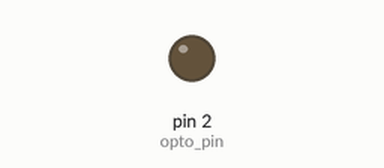
Recording of a sketch running on a simulated Arduino Uno, built with avr-gcc and run on an emulated ATmega328P. Parts: output pins drawn as LEDs (lit = HIGH). Pins used as bus, display or sensor lines are not drawn; what the sketch prints to the serial monitor is not drawn.

Above: at 1.55 s.
At 35.23 s:
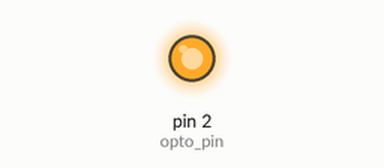
Timing chart, 0 to 37.1 s (numbered marks = the images above):
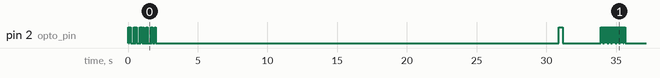

The sketch:

square_waves_opto_v2.ino
```cpp
// Version 2 uses a counter-based system to make sure there is no overlap between photometry and opto pulses

const float modifier = 1.027;

const byte ptm_pin = 0; // 0
const byte opto_pin = 2; // 2

// *Everything below is operating on a 50 Hz cycle.*
// In each cycle, it goes: pre-spacer (I) -> photometry pulse (II) -> post-spacer (III) -> opto pulse (IV)
// Master cycle time
const unsigned long CYCLETIME = 20 * 1000 * modifier; // in micro secs

// MODE variable
byte MASTER_MODE = 0;

// Photometry
// On for A1 milliseconds every 20 milliseconds (duty cycle = A1/20)
const unsigned long ptm_pulsewidth = 6 * 1000 * modifier; // in micro secs (A1)
const unsigned long ptm_spacer = 2 * 1000 * modifier; // in micro secs. This occurs before and after each photometry pulse. This number should be (10 - A1) / 2;

// Opto (10 ms pulses)
// On for 10 milliseconds every B2 * 20 milliseconds (duty cycle = 10 / B2 / 20)
const unsigned long opto_per = 5; // in the number of 50 Hz cycles (B2). Can be set to 1, 2, 5, 10, 25, 50. Frequency is 50 / B2.

// Train for opto
// Train is on for A3 / (50 / B2) milliseconds every B3 millieseconds (duty cycle = A3 / (50 / B2) / B3)
const byte opto_pulses_per_train = 50; // in the number of pulses (A3). Train length is A3 / (50 / B2).
const unsigned long train_cycletime = 30 * 1000 * modifier; // in milli secs (B3)

// Counters
// Using a counter system instead of mod for trains since arduino cannot handle large number mods.
byte train_counter = 0;
byte opto_counter = 0;
unsigned long opto_spacer_counter = 0;


// Time variables
unsigned long t0, tnow, t0_train, tnow_train;
unsigned long t_debug;

// opto/photometry switch
bool opto = true;
bool ptm = false;

void setup() {
  // put your setup code here, to run once:
  pinMode(ptm_pin, OUTPUT);
  pinMode(opto_pin, OUTPUT);

  // Define t 0
  t0 = micros();
  t0_train = millis();

  // Debug
  Serial.begin(9600);
  t_debug = micros();
}

void loop() {
  t_debug = micros();
  // Figure out where we are in a cycle
  tnow = (micros() - t0) % CYCLETIME; // In micro seconds
  tnow_train = millis() - t0_train; // in milli seconds

  if (tnow <= ptm_spacer){
    // If in the pre-spacer range (I), turn off opto stim if on.
    MASTER_MODE = 1;
  }
  else if (tnow <= (ptm_spacer + ptm_pulsewidth)){
    // If in the photometry range (II), turn on photometry if off.
    // Also advance opto spacer counter.
    MASTER_MODE = 2;
  }
  else if (tnow <= (ptm_spacer * 2 + ptm_pulsewidth)){
    // If in the post-spacer range (III), turn off photometry if on
    MASTER_MODE = 3;
  }
  else{
    // If in the opto range (IV)
    MASTER_MODE = 4;
  }

  switch (MASTER_MODE) {

    // If in the pre-spacer range (I), turn off opto stim if on.
    case 1:
      if(opto){
        digitalWrite(opto_pin, LOW);
        opto = false;
      }
      break;

    // If in the photometry range (II), turn on photometry if off.
    // Also advance opto spacer counter.
    case 2:
      if (~ptm){
        digitalWrite(ptm_pin, HIGH);
        ptm  = true;

        opto_spacer_counter++;
        Serial.println(opto_spacer_counter);
      }
      break;

    // If in the post-spacer range (III), turn off photometry if on
    case 3:
      if (ptm){
        digitalWrite(ptm_pin, LOW);
        ptm  = false;

      }
      break;

    // If in the opto range (IV)
    case 4:
      //  Train (start every X seconds)
      if ((tnow_train / train_cycletime) >= train_counter){
        Serial.print("x");
        Serial.println(opto_spacer_counter);
        // Turn on opto pulse if off and if enough time has passed between opto pulses
        if (~opto && ((opto_spacer_counter % opto_per) == 0)){

          digitalWrite(opto_pin, HIGH);
          opto = true;
          opto_counter++;

        }

        // If enough opto pulses have been delivered, reset things
        if (opto_counter >= opto_pulses_per_train){

          // Advance train counter
          train_counter++;

          // Reset opto counters
          opto_counter = 0;
        }
      }
  }

}
```
